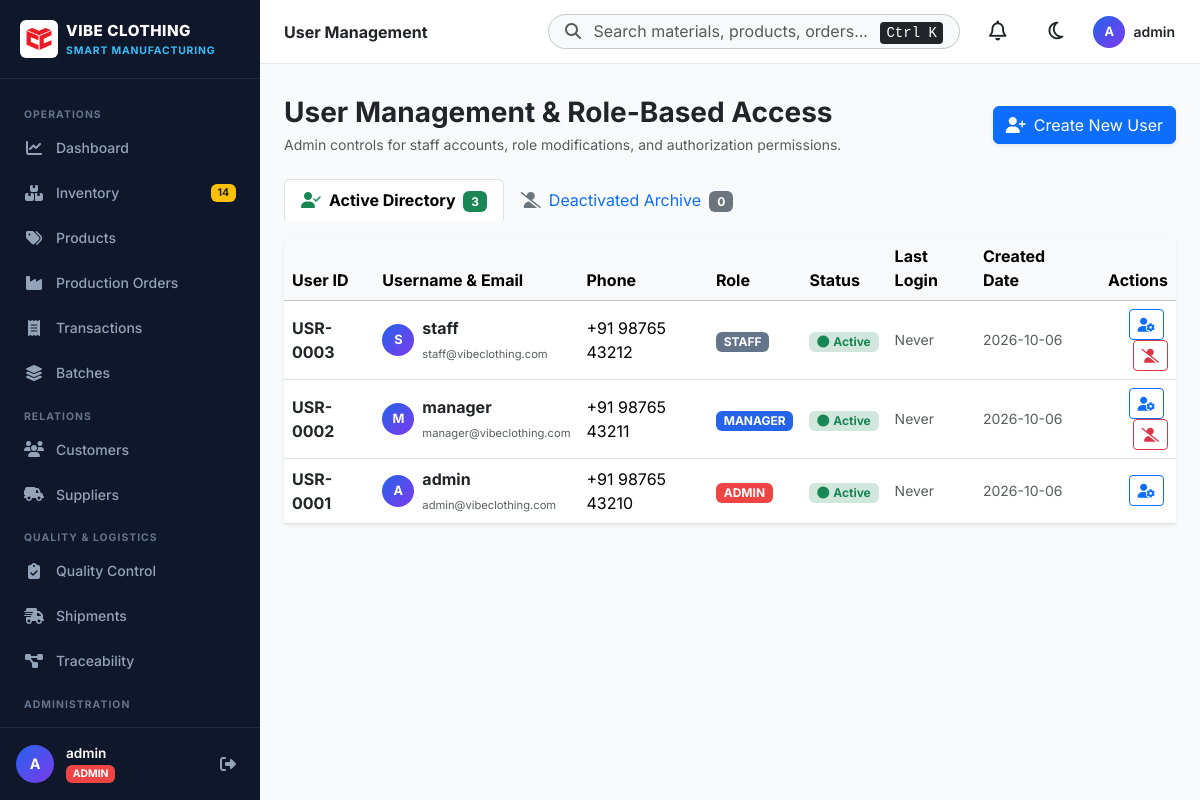
The app's page /users (signed in) with its own data.
### models/user.py (models this page shows, shortened)
class User(db.Model):
    __tablename__ = 'users'
    id = db.Column(db.Integer, primary_key=True)
    user_id = db.Column(db.String(20), unique=True, nullable=False, index=True) # e.g. USR-0001
    username = db.Column(db.String(80), unique=True, nullable=False, index=True)
    email = db.Column(db.String(120), unique=True, nullable=False, index=True)
    phone = db.Column(db.String(20), nullable=True)
    password_hash = db.Column(db.String(255), nullable=False)
    role = db.Column(db.String(20), nullable=False, default='staff') # admin, manager, staff
    is_active = db.Column(db.Boolean, default=True)
    last_login = db.Column(db.DateTime, nullable=True)
    created_at = db.Column(db.DateTime, default=datetime.utcnow)
    def to_dict(self):
        return {
            'id': self.id,
            'user_id': self.user_id,
            'username': self.username,
            'email': self.email,
            'phone': self.phone or '',
            'role': self.role,
            'is_active': self.is_active,
            'last_login': self.last_login.strftime('%Y-%m-%d %H:%M:%S') if self.last_login else 'Never',
            'created_at': self.created_at.strftime('%Y-%m-%d %H:%M:%S') if self.created_at else ''
        }

### routes/users.py (the view)
@users_bp.route('/users')
@login_required
@role_required(['admin'])
def index():
    tab = request.args.get('tab', 'active').lower()
    search = request.args.get('search', '').strip()
    query = User.query
    if search:
        query = query.filter(
            (User.username.ilike(f"%{search}%")) |
            (User.email.ilike(f"%{search}%")) |
            (User.user_id.ilike(f"%{search}%"))
        )
    if tab == 'archived':
        users = query.filter_by(is_active=False).order_by(User.created_at.desc()).all()
    else:
        users = query.filter_by(is_active=True).order_by(User.created_at.desc()).all()
    active_count = User.query.filter_by(is_active=True).count()
    archived_count = User.query.filter_by(is_active=False).count()
    return render_template(
        'users/index.html',
        users=[u.to_dict() for u in users],
        active_tab=tab,
        active_count=active_count,
        archived_count=archived_count,
        search=search
    )

### templates/users/index.html (shortened to what this page needs)
{% extends "base.html" %}
{% block breadcrumb %}User Management{% endblock %}
{% block content %}
<div class="users-container">
    <div class="d-flex flex-wrap justify-content-between align-items-center mb-4 gap-2">
        <div>
            <h3 class="fw-bold text-dark mb-1">User Management & Role-Based Access</h3>
            <p class="text-muted small mb-0">Admin controls for staff accounts, role modifications, and authorization permissions.</p>
        </div>
        <button class="btn btn-primary shadow-sm" data-bs-toggle="modal" data-bs-target="#addUserModal">
            <i class="fa-solid fa-user-plus me-2"></i>Create New User
        </button>
    </div>
    <ul class="nav nav-tabs border-bottom-0 mb-3" id="userDirectoryTabs">
        <li class="nav-item">
            <a class="nav-link {% if active_tab == 'active' %}active fw-bold{% endif %}" href="{{ url_for('users.index', tab='active') }}">
                <i class="fa-solid fa-user-check me-2 text-success"></i>Active Directory <span class="badge bg-success ms-1">{{ active_count }}</span>
            </a>
        </li>
        <li class="nav-item">
            <a class="nav-link {% if active_tab == 'archived' %}active fw-bold{% endif %}" href="{{ url_for('users.index', tab='archived') }}">
                <i class="fa-solid fa-user-slash me-2 text-secondary"></i>Deactivated Archive <span class="badge bg-secondary ms-1">{{ archived_count }}</span>
            </a>
        </li>
    </ul>
    <div class="card border-0 shadow-sm">
        <div class="card-body p-0">
            <div class="table-responsive">
                <table class="table table-hover align-middle mb-0">
                    <thead class="table-light">
                        <tr>
                            <th>User ID</th>
                            <th>Username & Email</th>
                            <th>Phone</th>
                            <th>Role</th>
                            <th>Status</th>
                            <th>Last Login</th>
                            <th>Created Date</th>
                            <th class="text-end">Actions</th>
                        </tr>
                    </thead>
                    <tbody>
                        {% for u in users %}
                        <tr>
                            <td class="fw-bold text-dark">{{ u.user_id }}</td>
                            <td>
                                <div class="d-flex align-items-center gap-2">
                                    <div class="avatar-circle-sm">
                                        {{ u.username[0] | upper }}
                                    </div>
                                    <div>
                                        <span class="fw-bold text-dark d-block">{{ u.username }}</span>
                                        <span class="micro text-muted">{{ u.email }}</span>
                                    </div>
                                </div>
                            </td>
                            <td>{{ u.phone or 'N/A' }}</td>
                            <td>
                                <span class="badge badge-role-{{ u.role }}">{{ u.role | upper }}</span>
                            </td>
                            <td>
                                {% if u.is_active %}
                                <span class="badge bg-success-subtle text-success"><i class="fa-solid fa-circle me-1"></i>Active</span>
                                {% else %}
                                <span class="badge bg-secondary-subtle text-secondary"><i class="fa-solid fa-ban me-1"></i>Deactivated</span>
                                {% endif %}
                            </td>
                            <td class="small text-muted">{{ u.last_login }}</td>
                            <td class="small text-muted">{{ u.created_at[:10] }}</td>
                            <td class="text-end">
                                <button class="btn btn-sm btn-outline-primary me-1" data-bs-toggle="modal" data-bs-target="#changeRoleModal{{ u.id }}" title="Change Role">
                                    <i class="fa-solid fa-user-gear"></i>
                                </button>
                                {% if u.user_id != current_user.id %}
                                <form action="{{ url_for('users.toggle_status', user_id=u.user_id) }}" method="POST" class="d-inline" onsubmit="return confirm('Change status for user {{ u.username }}?')">
                                    <button type="submit" class="btn btn-sm {% if u.is_active %}btn-outline-danger{% else %}btn-outline-success{% endif %}">
                                        {% if u.is_active %}<i class="fa-solid fa-user-slash" title="Deactivate User"></i>{% else %}<i class="fa-solid fa-user-check" title="Activate User"></i>{% endif %}
                                    </button>
                                </form>
                                {% endif %}
                            </td>
                        </tr>
                        {% else %}
                        <tr><td colspan="8" class="text-center py-5 text-muted">No users found in this directory tab.</td></tr>
                        {% endfor %}
                    </tbody>
                </table>
            </div>
        </div>
    </div>
</div>
{% endblock %}

### static/css/custom.css (style rules this page uses)
:root { --sidebar-bg: #0f172a; --sidebar-hover: #1e293b; --sidebar-text: #94a3b8; --sidebar-active-text: #ffffff; --sidebar-active-bg: #2563eb; --content-bg: #f8fafc; --card-bg: #ffffff; --text-primary: #0f172a; --text-secondary: #64748b; --border-color: #e2e8f0; --brand-primary: #2563eb; --brand-purple: #7c3aed; --brand-success: #10b981; --brand-warning: #f59e0b; --brand-danger: #ef4444; }
body { font-family: 'Inter', system-ui, -apple-system, sans-serif; background-color: var(--content-bg); color: var(--text-primary); min-height: 100vh; margin: 0; overflow-x: hidden; }
.avatar-circle-sm { width: 32px; height: 32px; border-radius: 50%; background: linear-gradient(135deg, #2563eb, #7c3aed); color: #ffffff; display: flex; align-items: center; justify-content: center; font-weight: 700; font-size: 0.8rem; }
.badge-role-admin { background-color: #ef4444; color: #ffffff; }
.badge-role-manager { background-color: #2563eb; color: #ffffff; }
.badge-role-staff { background-color: #64748b; color: #ffffff; }
.micro { font-size: 0.7rem; }

### records on screen
User: user_id "USR-0003", username "S", username "staff", email "staff@vibeclothing.com", phone "+91 98765 43212", role "STAFF", last_login "Never", created_at "2026-10-06"
User: user_id "USR-0002", username "M", username "manager", email "manager@vibeclothing.com", phone "+91 98765 43211", role "MANAGER", last_login "Never", created_at "2026-10-06"
User: user_id "USR-0001", username "A", username "admin", email "admin@vibeclothing.com", phone "+91 98765 43210", role "ADMIN", last_login "Never", created_at "2026-10-06"

### other values on screen
{{ low_stock_count }} "14"
{{ current_user.username[0] | upper }} "A"
{{ current_user.username }} "admin"
{{ current_user.role | upper }} "ADMIN"
{{ active_count }} "3"
{{ archived_count }} "0"
